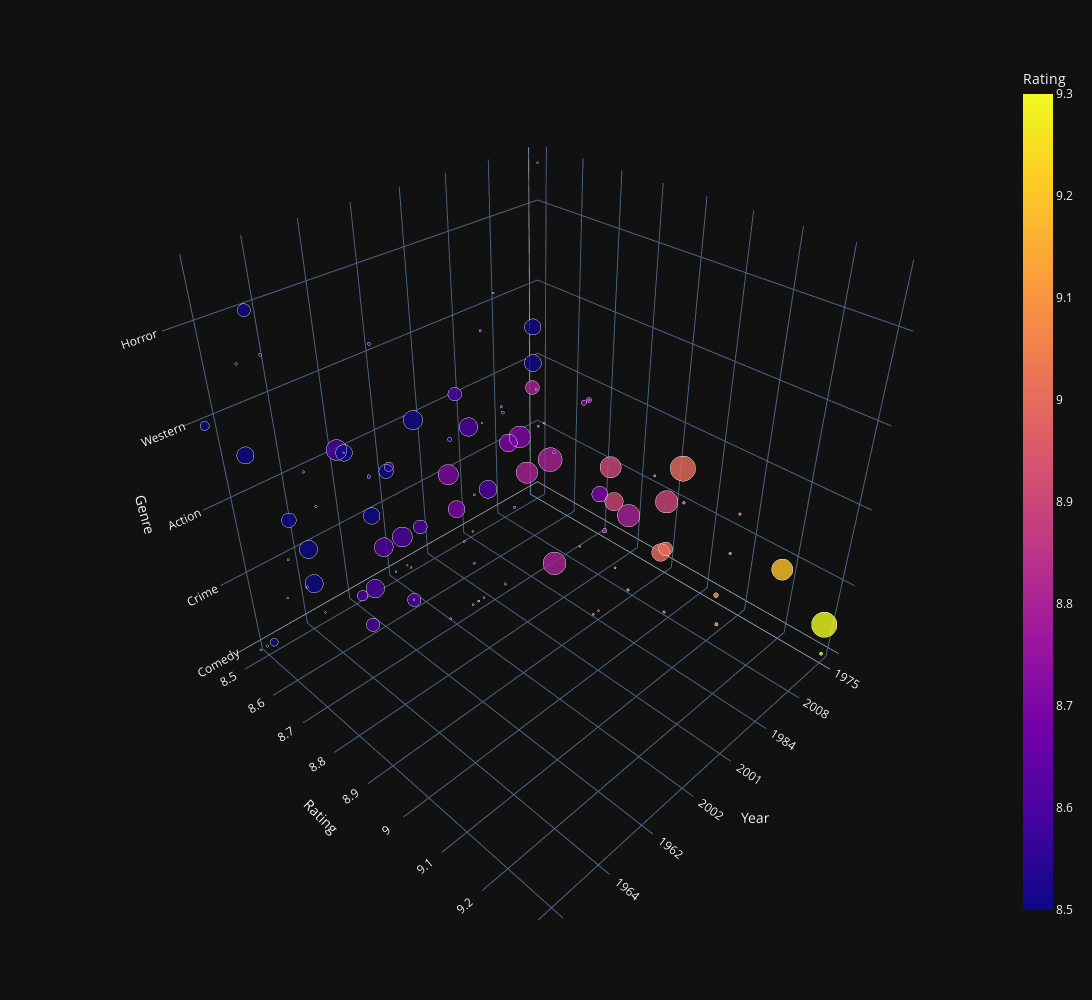

The notebook cell saved with this chart:
### Code cell
fig = px.scatter_3d(movies_ratings_top, 
    x='startYear', 
    y='averageRating', 
    z='mainGenre', 
    color='averageRating', 
    size='numVotes', 
    opacity = 0.8,
    labels={
        'startYear': 'Year',
        'averageRating': 'Rating',
        'mainGenre': 'Genre',
        'numVotes': 'Number of Votes'
    }, 
    size_max=25,
    template='plotly_dark',
    hover_name='primaryTitle'
)


fig.update_layout(width=1300, height=1000)
fig.show()

### Figure 1 — Plotly figure (JSON) as saved in the notebook; plotly's stock layout.template omitted (floating-point values rounded to 4 significant figures)
{"data": [{"hovertemplate": "<b>%{hovertext}</b><br><br>Year=%{x}<br>Rating=%{marker.color}<br>Genre=%{z}<br>Number of Votes=%{marker.size}<extra></extra>", "hovertext": ["The Chaos Class", "The Shawshank Redemption", "The Godfather", "Sardar Udham", "Mirror Game", "CM101MMXI Fundamentals", "Soorarai Pottru", "The Dark Knight", "Tosun Pasa", "12 Angry Men", "David Attenborough: A Life on Our Planet", "The Godfather: Part II", "Pulp Fiction", "Peranbu", "Schindler's List", "The Lord of the Rings: The Return of the King", "Balkan Spy", "The Marathon Family", "Süt Kardesler", "The Chaos Class Failed the Class", "O.J.: Made in America", "Fight Club", "Inception", "Pariyerum Perumal", "Who's Singin' Over There?", "The Chaos Class Is Waking Up", "Dara of Jasenovac", "Forrest Gump", "The Good, the Bad and the Ugly", "The Lord of the Rings: The Fellowship of the Ring", "Earthlings", "One Flew Over the Cuckoo's Nest", "A Dog's Will", "Sarpatta Parambarai", "The Chaos Class Is on Vacation", "Anbe Sivam", "Saban, Son of Saban", "Happy Days", "Kibar Feyzo", "The Matrix", "Star Wars: Episode V - The Empire Strikes Back", "The Broken Landlord", "Nayakan", "Shershaah", "Goodfellas", "The Lord of the Rings: The Two Towers", "The Mountain II", "Pretty Village, Pretty Flame", "Drishyam 2", "Kumbalangi Nights", "Se7en", "Jersey", "Çöpçüler Krali", "City of God", "Seven Samurai", "Baraka", "The Girl with the Red Scarf", "The Silence of the Lambs", "Hara-Kiri", "Spirited Away", "Parasite", "Saving Private Ryan", "The Green Mile", "Life Is Beautiful", "Stop Making Sense", "96", "It's a Wonderful Life", "Star Wars: Episode IV - A New Hope", "Interstellar", "Gladiator", "When I Grow Up, I'll Be a Kangaroo", "The Lion King", "Senna", "The Departed", "Thalapathi", "Woman in the Dunes", "Terminator 2: Judgment Day", "The Intouchables", "Psycho", "Philanthropy", "The World of Apu", "Dear Zachary: A Letter to a Son About His Father", "Home", "The Pianist", "The Best of Youth", "Back to the Future", "Léon: The Professional", "The Pinchcliffe Grand Prix", "The Usual Suspects", "Modern Times", "Hanky Panky", "Mr. Muhsin", "Operation 'Y' & Other Shurik's Adventures", "Mahanati", "Le Trou", "The Prestige", "Samsara", "Once Upon a Time in the West", "The Salt of the Earth", "Black Friday"], "legendgroup": "", "marker": {"color": [9.3, 9.3, 9.2, 9.1, 9.1, 9.1, 9.1, 9, 9, 9, 9, 9, 8.9, 8.9, 8.9, 8.9, 8.9, 8.9, 8.9, 8.9, 8.9, 8.8, 8.8, 8.8, 8.8, 8.8, 8.8, 8.8, 8.8, 8.8, 8.7, 8.7, 8.7, 8.7, 8.7, 8.7, 8.7, 8.7, 8.7, 8.7, 8.7, 8.7, 8.7, 8.7, 8.7, 8.7, 8.7, 8.7, 8.6, 8.6, 8.6, 8.6, 8.6, 8.6, 8.6, 8.6, 8.6, 8.6, 8.6, 8.6, 8.6, 8.6, 8.6, 8.6, 8.6, 8.6, 8.6, 8.6, 8.6, 8.5, 8.5, 8.5, 8.5, 8.5, 8.5, 8.5, 8.5, 8.5, 8.5, 8.5, 8.5, 8.5, 8.5, 8.5, 8.5, 8.5, 8.5, 8.5, 8.5, 8.5, 8.5, 8.5, 8.5, 8.5, 8.5, 8.5, 8.5, 8.5, 8.5, 8.5], "coloraxis": "coloraxis", "opacity": 0.8, "size": [39207, 2480651, 1713340, 22618, 25151, 44777, 90958, 2435010, 22618, 734210, 29563, 1190120, 1920023, 14159, 1273489, 1718904, 11063, 15289, 19422, 22806, 18826, 1954675, 2185134, 12498, 14885, 19174, 79702, 1918063, 721489, 1740176, 18662, 958367, 13255, 15636, 17366, 18982, 17155, 10748, 15759, 1772565, 1211355, 14765, 18448, 105924, 1076805, 1553977, 106962, 15784, 31208, 12488, 1527144, 12171, 19509, 724848, 330517, 37797, 15525, 1340345, 49884, 699279, 676191, 1299785, 1210780, 655740, 14617, 24559, 424167, 1283131, 1631714, 1407459, 10207, 989070, 68000, 1247559, 11267, 18913, 1038598, 801753, 634898, 12872, 13666, 35265, 22116, 775742, 21457, 1119849, 1088494, 12957, 1033538, 229946, 18750, 10570, 12723, 11330, 16859, 1252179, 34760, 315842, 20935, 20091], "sizemode": "area", "sizeref": 3969.0, "symbol": "circle"}, "mode": "markers", "name": "", "scene": "scene", "showlegend": false, "type": "scatter3d", "x": ["1975", "1994", "1972", "2021", "2016", "2013", "2020", "2008", "1976", "1957", "2020", "1974", "1994", "2018", "1993", "2003", "1984", "1982", "1976", "1976", "2016", "1999", "2010", "2018", "1980", "1977", "2020", "1994", "1966", "2001", "2005", "1975", "2000", "2021", "1977", "2003", "1977", "1978", "1978", "1999", "1980", "1986", "1987", "2021", "1990", "2002", "2016", "1996", "2021", "2019", "1995", "2019", "1977", "2002", "1954", "1992", "1977", "1991", "1962", "2001", "2019", "1998", "1999", "1997", "1984", "2018", "1946", "1977", "2014", "2000", "2004", "1994", "2010", "2006", "1991", "1964", "1991", "2011", "1960", "2002", "1959", "2008", "2009", "2002", "2003", "1985", "1994", "1975", "1995", "1936", "1979", "1987", "1965", "2018", "1960", "2006", "2011", "1968", "2014", "2004"], "y": [9.3, 9.3, 9.2, 9.1, 9.1, 9.1, 9.1, 9, 9, 9, 9, 9, 8.9, 8.9, 8.9, 8.9, 8.9, 8.9, 8.9, 8.9, 8.9, 8.8, 8.8, 8.8, 8.8, 8.8, 8.8, 8.8, 8.8, 8.8, 8.7, 8.7, 8.7, 8.7, 8.7, 8.7, 8.7, 8.7, 8.7, 8.7, 8.7, 8.7, 8.7, 8.7, 8.7, 8.7, 8.7, 8.7, 8.6, 8.6, 8.6, 8.6, 8.6, 8.6, 8.6, 8.6, 8.6, 8.6, 8.6, 8.6, 8.6, 8.6, 8.6, 8.6, 8.6, 8.6, 8.6, 8.6, 8.6, 8.5, 8.5, 8.5, 8.5, 8.5, 8.5, 8.5, 8.5, 8.5, 8.5, 8.5, 8.5, 8.5, 8.5, 8.5, 8.5, 8.5, 8.5, 8.5, 8.5, 8.5, 8.5, 8.5, 8.5, 8.5, 8.5, 8.5, 8.5, 8.5, 8.5, 8.5], "z": ["Comedy", "Drama", "Crime", "Biography", "Crime", "Comedy", "Drama", "Action", "Comedy", "Crime", "Biography", "Crime", "Crime", "Drama", "Biography", "Action", "Comedy", "Comedy", "Comedy", "Comedy", "Biography", "Drama", "Action", "Drama", "Adventure", "Adventure", "Drama", "Drama", "Western", "Action", "Documentary", "Drama", "Comedy", "Action", "Adventure", "Adventure", "Comedy", "Comedy", "Comedy", "Action", "Action", "Comedy", "Crime", "Action", "Biography", "Action", "Action", "Comedy", "Crime", "Comedy", "Crime", "Drama", "Comedy", "Crime", "Action", "Documentary", "Drama", "Crime", "Action", "Adventure", "Comedy", "Drama", "Crime", "Comedy", "Documentary", "Drama", "Drama", "Action", "Adventure", "Action", "Comedy", "Adventure", "Biography", "Crime", "Action", "Drama", "Action", "Biography", "Horror", "Comedy", "Drama", "Biography", "Documentary", "Biography", "Drama", "Adventure", "Action", "Animation", "Crime", "Comedy", "Comedy", "Comedy", "Comedy", "Biography", "Crime", "Drama", "Documentary", "Western", "Biography", "Action"]}], "layout": {"coloraxis": {"colorbar": {"title": {"text": "Rating"}}, "colorscale": [[0, "#0d0887"], [0.1111, "#46039f"], [0.2222, "#7201a8"], [0.3333, "#9c179e"], [0.4444, "#bd3786"], [0.5556, "#d8576b"], [0.6667, "#ed7953"], [0.7778, "#fb9f3a"], [0.8889, "#fdca26"], [1, "#f0f921"]]}, "height": 1000, "legend": {"itemsizing": "constant", "tracegroupgap": 0}, "margin": {"t": 60}, "scene": {"domain": {"x": [0, 1], "y": [0, 1]}, "xaxis": {"title": {"text": "Year"}}, "yaxis": {"title": {"text": "Rating"}}, "zaxis": {"title": {"text": "Genre"}}}, "width": 1300}}
